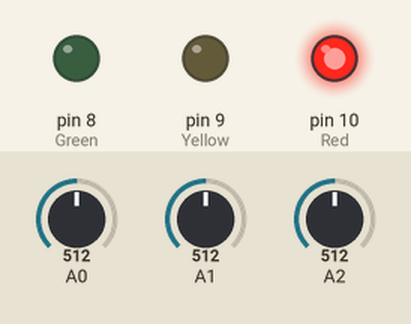
Simulated run of this sketch. Board: Arduino Uno, built with avr-gcc and run on an emulated ATmega328P. Shown: output pins drawn as LEDs (lit = HIGH). The test bench sets the inputs (shaded band); at power-on: A0 = 512, A1 = 512, A2 = 512. What the sketch prints to the serial monitor is not drawn.

Above: at 0.1 s.
Timing chart, 0 to 1.6 s (numbered marks = the images above):
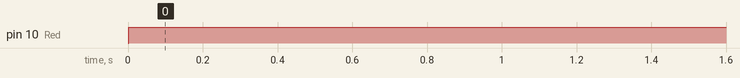

The sketch:

water_quality_monitor.ino
```cpp
void setup()
{
  Serial.begin(9600);

  pinMode(8, OUTPUT);   // Green
  pinMode(9, OUTPUT);   // Yellow
  pinMode(10, OUTPUT);  // Red
}

void loop()
{
  int phRaw = analogRead(A0);
  int turbidity = analogRead(A1);
  int tds = analogRead(A2);

  float voltage = phRaw * (5.0 / 1023.0);
  float phValue = 14 - (3.5 * voltage) - 3.8;

  Serial.print("pH: ");
  Serial.print(phValue);

  Serial.print("  Turbidity: ");
  Serial.print(turbidity);

  Serial.print("  TDS: ");
  Serial.println(tds);

  // GOOD WATER
  if(phValue >= 6.5 && phValue <= 8.5 &&
     turbidity > 380 &&
     tds <= 100)
  {
    digitalWrite(8, HIGH);
    digitalWrite(9, LOW);
    digitalWrite(10, LOW);

    Serial.println("GREEN");
  }

  // MEDIUM WATER
  else if(phValue >= 6.0 && phValue <= 9.0 &&
          turbidity > 300 && turbidity <= 380 &&
          tds <= 300)
  {
    digitalWrite(8, LOW);
    digitalWrite(9, HIGH);
    digitalWrite(10, LOW);

    Serial.println("YELLOW");
  }

  // BAD WATER
  else
  {
    digitalWrite(8, LOW);
    digitalWrite(9, LOW);
    digitalWrite(10, HIGH);

    Serial.println("RED");
  }

  delay(1000);
}
```

Measured:
- by itself, pin 10 (Red): LOW → HIGH at 0.00 s
